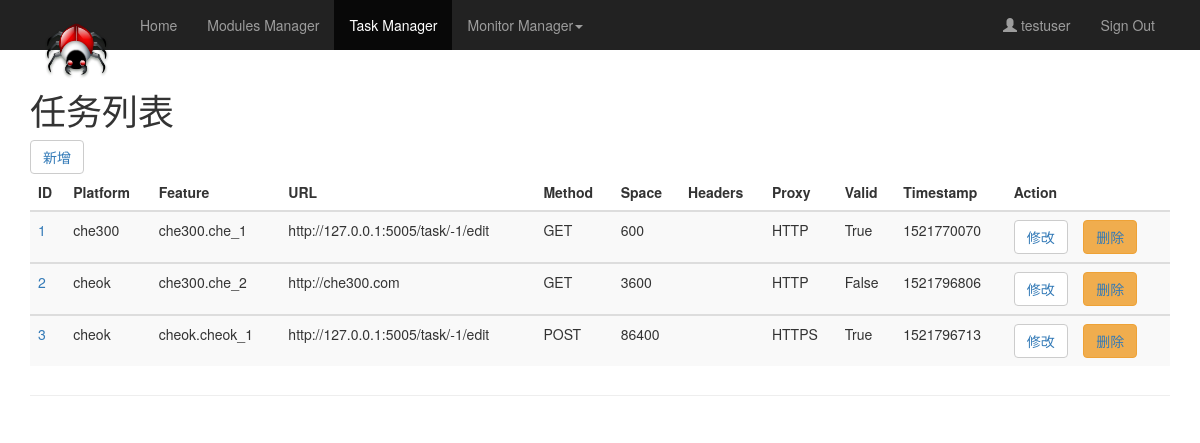
The page /task/list (signed in) on the database its author committed.
### app/models.py (models this page shows, shortened)
class User(db.Model, UserMixin):
    __tablename__ = 'users'
    id = db.Column(db.Integer, primary_key=True)
    username = db.Column(db.String(32), index=True)
    password_hash = db.Column(db.String(128))
    @property
    def password(self):
        raise AttributeError('Password is not a readable attribute.')

class MainTask(db.Model):
    __tablename__ = 'main_task'
    id = db.Column(db.Integer, primary_key=True)
    url = db.Column(db.String(1024))
    platform = db.Column(db.String(32))
    feature = db.Column(db.String(32))
    space = db.Column(db.Integer)
    headers = db.Column(db.String(1024))
    method = db.Column(db.String(8), default='GET')
    proxy = db.Column(db.String(8), default='HTTP')
    valid = db.Column(db.Boolean, default=True)
    timestamp = db.Column(db.Integer)

### app/task/views.py (the view)
@task.route('/list')
@login_required
def task_list():
    return render_template('task/task_list.html', task_list=MainTask.query.all())

### app/models.py (called while the page is built)
@login_manager.user_loader
def load_user(uid):
    return User.query.get(int(uid))

### app/templates/task/task_list.html (shortened to what this page needs)
{% extends "base.html" %}
{% block page_content %}
<div class="page-header">
    <h1>任务列表</h1>
    <button type="button" class="btn btn-default">
        <a href="{{ url_for('task.edit_task', tid='-1') }}">新增</a>
    </button>
    <table class="table table-striped">
        <thead>
            <tr>
                <th>ID</th>
                <th>Platform</th>
                <th>Feature</th>
                <th>URL</th>
                <th>Method</th>
                <th>Space</th>
                <th>Headers</th>
                <th>Proxy</th>
                <th>Valid</th>
                <th>Timestamp</th>
                <th>Action</th>
            </tr>
        </thead>
        {% for task in task_list %}
        <tbody>
            <tr>
                <td><a href="{{ url_for('task.edit_task', tid=task.id) }}">{{ task.id }}</td>
                <td>{{ task.platform }}</td>
                <td>{{ task.feature }}</td>
                <td>{{ task.url }}</td>
                <td>{{ task.method }}</td>
                <td>{{ task.space }}</td>
                <td>{{ task.headers }}</td>
                <td>{{ task.proxy }}</td>
                <td>{{ task.valid }}</td>
                <td>{{ task.timestamp }}</td>
                <td>
                    <button type="button" class="btn btn-default">
                        <a href="{{ url_for('task.edit_task', tid=task.id) }}">修改</a>
                    </button>
                    <button type="button" class="btn btn-warning">
                        <a href="{{ url_for('task.delete_task', tid=task.id) }}">删除</a>
                    </button>
                </td>
            </tr>
        </tbody>
        {% endfor %}
    </table>
</div>
{% endblock %}

### app/templates/base.html (shortened to what this page needs)
{% extends "bootstrap/base.html" %}
{% block head %}
{{ super() }}
{% endblock %}
{% block navbar %}
<div class="navbar-inverse" role="navigation">
    <div class="container">
        <div class="navbar-header">
            <a class="navbar-brand" href="/">
                <img alt="Brand" src="/static/virus.ico" width="65px" height="65px">
            </a>
        </div>
        <div class="navbar-collapse collapse">
            <ul class="nav navbar-nav">
                <li role="presentation" {% if request.endpoint=="/" %}class="active"{% endif %}>
                    <a href="/">Home</a>
                </li>
                <li role="presentation" {% if request.endpoint=="modules.modules_list" %}class="active"{% endif %}>
                    <a href="{{ url_for('modules.modules_list') }}">Modules Manager</a>
                </li>
                <li role="presentation" {% if request.endpoint=="task.task_list" %}class="active"{% endif %}>
                    <a href="{{ url_for('task.task_list') }}">Task Manager</a>
                </li>
                <li class="dropdown" role="presentation" {% if request.endpoint=="monitor.monitor_status" %}class="active"{% endif %}>
                  <a href="#" class="dropdown-toggle" data-toggle="dropdown">
                      Monitor Manager<span class="caret"></span>
                  </a>
                </li>
            </ul>
            <ul class="nav navbar-nav navbar-right">
                {% if current_user.is_authenticated %}
                <li><a><i class="glyphicon glyphicon-user"></i> {{ current_user.username }}</a></li>
                <li><a href="{{ url_for('auth.logout') }}">Sign Out</a></li>
                {% else %}
                <li><a href="{{ url_for('auth.login') }}">Sign In</a></li>
                {% endif %}
            </ul>
        </div>
    </div>
</div>
{% endblock %}
{% block content %}
<div class="container">
    {% block page_content %}
    {% endblock %}
</div>
{% endblock %}

### rows shown on the page
User: username "testuser"
MainTask: id "1", platform "che300", feature "che300.che_1", url "http://127.0.0.1:5005/task/-1/edit", method "GET", space "600", proxy "HTTP", valid "True", timestamp "1521770070"
MainTask: id "2", platform "cheok", feature "che300.che_2", url "http://che300.com", method "GET", space "3600", proxy "HTTP", valid "False", timestamp "1521796806"
MainTask: id "3", platform "cheok", feature "cheok.cheok_1", url "http://127.0.0.1:5005/task/-1/edit", method "POST", space "86400", proxy "HTTPS", valid "True", timestamp "1521796713"
